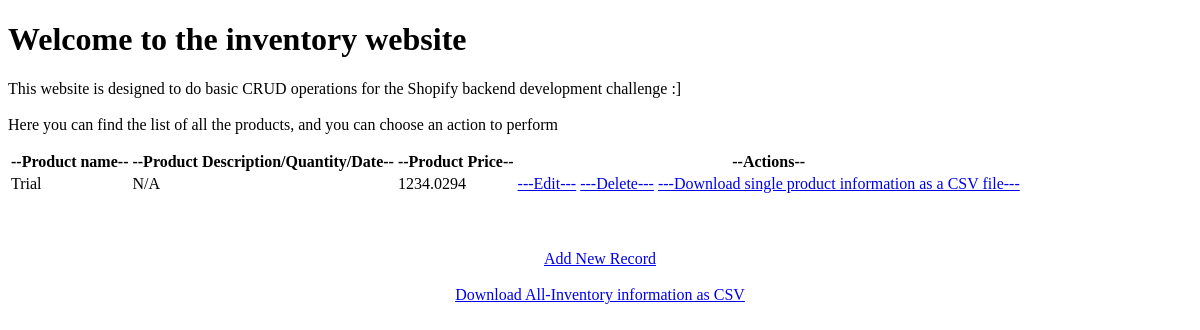
/, run on an earlier commit of the app's database.
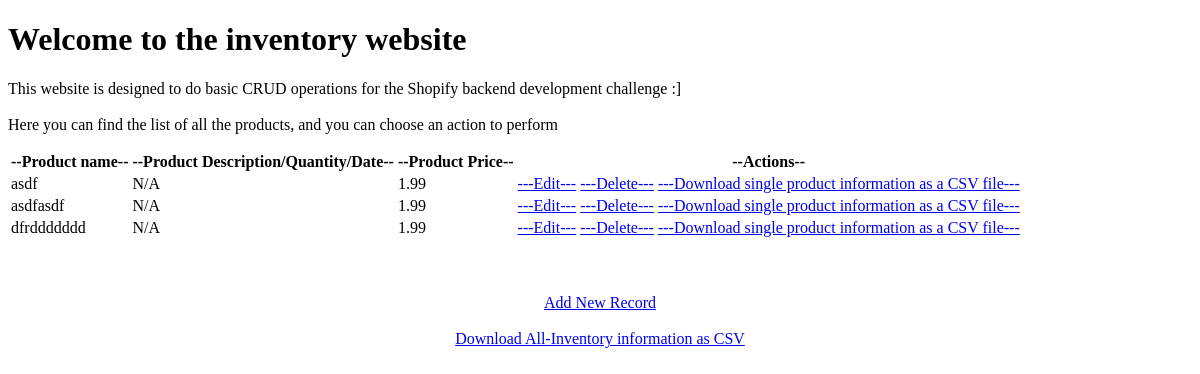
And on a later commit of the database.
### employee/models.py (models this page shows)
class Product(models.Model):
    name = models.CharField(max_length=100)
    description = models.TextField(default='Quantity = 1, Date added:' + str(datetime.date.today()))
    price = models.FloatField(max_length=20, default=1.99)
    class Meta:
        db_table = "product"

### employee/views.py (the view)
# urls.py: path('', views.show),
def show(request):
    prod = Product.objects.all()
    return render(request, "show.html", {'prods': prod})

### employee/templates/show.html (shortened to what this page needs)
{% load static %}
<!DOCTYPE html>
<html lang="en">
<head>
</head>
<body>
<h1>Welcome to the inventory website</h1>
<p>
This website is designed to do basic CRUD operations for the Shopify backend development challenge :]
<br><br>
Here you can find the list of all the products, and you can choose an action to perform</p>
<table class="table table-striped table-bordered table-sm">
    <thead class="thead-dark">
    <tr>
        <th>--Product name--</th>
        <th>--Product Description/Quantity/Date--</th>
        <th>--Product Price--</th>
        <th>--Actions--</th>
    </tr>
    </thead>
    <tbody>
{% for prod in prods %}
    <tr>
        <td>{{ prod.name }}</td>
        <td>{{ prod.description }}</td>
        <td>{{ prod.price }}</td>
        <td>
            <a href="/edit/{{ prod.id }}"><span class="glyphicon glyphicon-pencil" >---Edit---</span></a>
            <a href="/delete/{{ prod.id }}">---Delete---</a>
            <a href="/downloadsingle/{{ prod.id }}">---Download single product information as a CSV file---</a>
        </td>
    </tr>
{% endfor %}
    </tbody>
</table>
<br><br><br>
<center><a href="/emp" class="btn btn-primary">Add New Record</a></center>
<br>
<center><a href="/downloadall" class="btn btn-primary">Download All-Inventory information as CSV</a></center>
</body>
</html>

What changed in the data, as far as the page shows it:
removed Product: name "Trial", description "N/A", price "1234.0294"
added Product: name "asdf", description "N/A", price "1.99"
added Product: name "asdfasdf", description "N/A", price "1.99"
added Product: name "dfrddddddd", description "N/A", price "1.99"
